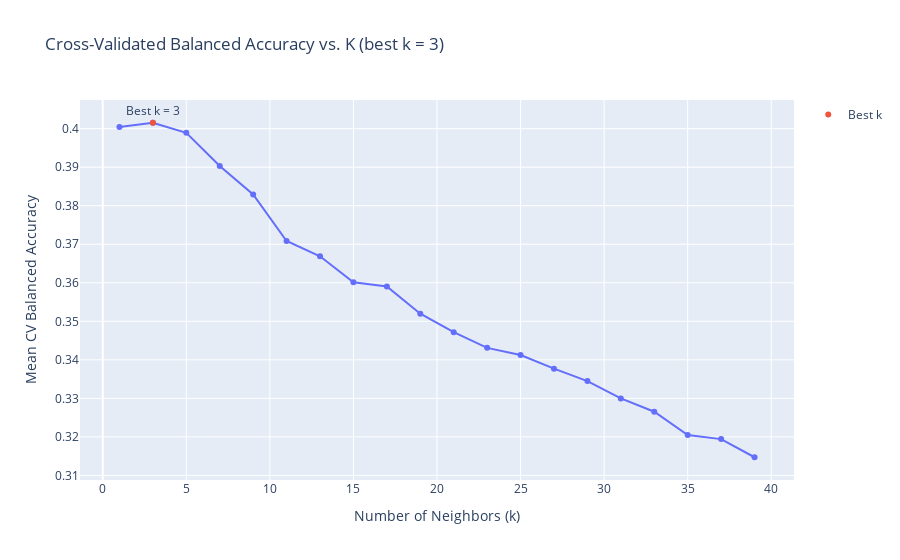

Source (notebook cell):
### Markdown cell above
## KNN

### Code cell
#set features for KNN
numeric_features = ['score', 'album_year', 'length', 'followers_count', 
                    'reviewer_reviews', 'artist_reviews']
categorical_features = ['label']

#prepare data
preprocessor = ColumnTransformer(
    transformers=[
        ('num', StandardScaler(), numeric_features),
        ('cat', OneHotEncoder(handle_unknown='ignore'), categorical_features)
    ])

pipe = Pipeline([
    ("preprocessor", preprocessor),
    ("knn", KNeighborsClassifier(weights="distance"))
])

# Train-Test
X = df[numeric_features + categorical_features]
y = df[target]
X_train, X_test, y_train, y_test = train_test_split(X, y, test_size=0.2, random_state=42)

param_grid = {"knn__n_neighbors": range(1, 41, 2)}

#set up for cross-validation (5 folds)
grid = GridSearchCV(pipe, param_grid, cv=5, scoring="balanced_accuracy", n_jobs=-1)
grid.fit(X_train, y_train)

results_df = pd.DataFrame(grid.cv_results_)

results_df["k"] = results_df["param_knn__n_neighbors"]
results_df["mean_score"] = results_df["mean_test_score"]

best_k = grid.best_params_["knn__n_neighbors"]
best_score = grid.best_score_

#plot the best K to use
fig = px.line(
    results_df,
    x="k",
    y="mean_score",
    title=f"Cross-Validated Balanced Accuracy vs. K (best k = {best_k})",
    markers=True,
    labels={"k": "Number of Neighbors (k)", "mean_score": "Mean CV Balanced Accuracy"}
)
fig.add_scatter(
    x=[best_k],
    y=[best_score],
    mode="markers+text",
    text=[f"Best k = {best_k}"],
    textposition="top center",
    name="Best k"
)

fig.update_layout(hovermode="x unified")
fig.show()


pipe.fit(X_train, y_train)
y_pred = pipe.predict(X_test)
acc = accuracy_score(y_test, y_pred)
bal_acc = balanced_accuracy_score(y_test, y_pred)

#show KNN stats
print(f"Accuracy: {acc:.3f}")
print(f"Balanced accuracy: {bal_acc:.3f}")
confusion_matrix(y_test, y_pred, labels=pipe.classes_)

### Figure 1 — Plotly figure (JSON) as saved in the notebook; plotly's stock layout.template omitted (floating-point values rounded to 4 significant figures)
{"data": [{"hovertemplate": "Number of Neighbors (k)=%{x}<br>Mean CV Balanced Accuracy=%{y}<extra></extra>", "legendgroup": "", "line": {"color": "#636efa", "dash": "solid"}, "marker": {"symbol": "circle"}, "mode": "lines+markers", "name": "", "orientation": "v", "showlegend": false, "type": "scatter", "x": [1, 3, 5, 7, 9, 11, 13, 15, 17, 19, 21, 23, 25, 27, 29, 31, 33, 35, 37, 39], "xaxis": "x", "y": [0.4005, 0.4015, 0.3989, 0.3903, 0.3829, 0.3709, 0.3669, 0.3602, 0.359, 0.352, 0.3472, 0.3431, 0.3413, 0.3377, 0.3345, 0.33, 0.3265, 0.3205, 0.3194, 0.3147], "yaxis": "y"}, {"mode": "markers+text", "name": "Best k", "text": ["Best k = 3"], "textposition": "top center", "type": "scatter", "x": [3], "y": [0.4015]}], "layout": {"hovermode": "x unified", "legend": {"tracegroupgap": 0}, "title": {"text": "Cross-Validated Balanced Accuracy vs. K (best k = 3)"}, "xaxis": {"anchor": "y", "domain": [0, 1], "title": {"text": "Number of Neighbors (k)"}}, "yaxis": {"anchor": "x", "domain": [0, 1], "title": {"text": "Mean CV Balanced Accuracy"}}}}
